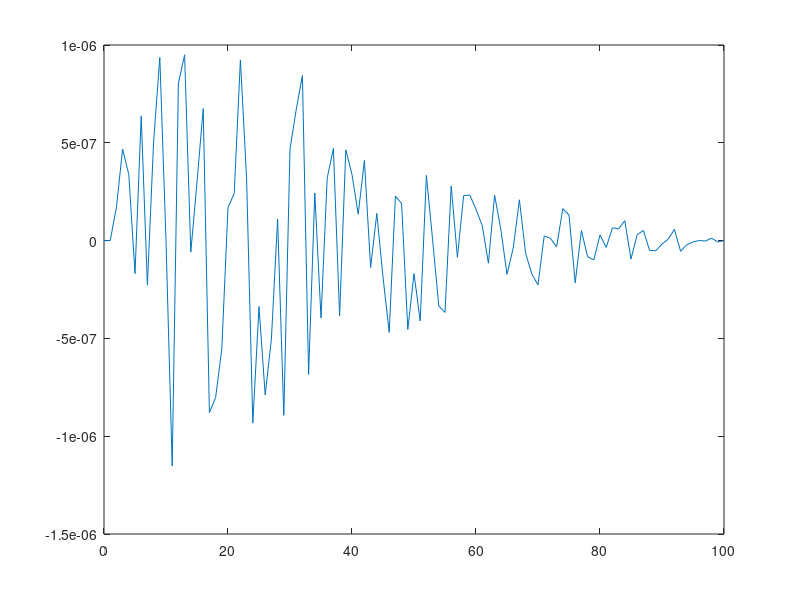

The MATLAB script that drew this image:
data = [0 -96.0 -96.0;
1 -68.0 -68.0;
2 -57.76498031616211 -57.76498014742464;
3 -51.77787780761719 -51.77787733953148;
4 -47.52996063232422 -47.529960294849275;
5 -44.23501968383789 -44.23501985257536;
6 -41.5428581237793 -41.542857486956116;
7 -39.266666412353516 -39.266666639515265;
8 -37.29494094848633 -37.29494044227392;
9 -35.555755615234375 -35.55575467906296;
10 -34.0 -34.0;
11 -32.592647552490234 -32.59264870462035;
12 -31.307838439941406 -31.307837634380757;
13 -30.125926971435547 -30.125926021567548;
14 -29.031646728515625 -29.031646786939906;
15 -28.012897491455078 -28.012897192106838;
16 -27.059921264648438 -27.059920589698557;
17 -26.164735794067383 -26.164736673138684;
18 -25.32073402404785 -25.320734826487595;
19 -24.522377014160156 -24.522377567603815;
20 -23.76498031616211 -23.764980147424637;
21 -23.044544219970703 -23.044543979046743;
22 -22.357629776000977 -22.357628852044986;
23 -21.70125389099121 -21.70125357540184;
24 -21.072816848754883 -21.072817781805394;
25 -20.47003936767578 -20.47003970515072;
26 -19.890905380249023 -19.89090616899219;
27 -19.33363151550293 -19.33363201859443;
28 -18.796627044677734 -18.796626934364546;
29 -18.278467178344727 -18.278468071435494;
30 -17.777877807617188 -17.77787733953148;
31 -17.293703079223633 -17.29370240963473;
32 -16.824901580810547 -16.824900737123198;
33 -16.370525360107422 -16.370526044151823;
34 -15.929717063903809 -15.929716820563325;
35 -15.501686096191406 -15.501686492090629;
36 -15.085715293884277 -15.085714973912232;
37 -14.68114185333252 -14.68114138172217;
38 -14.287357330322266 -14.287357715028454;
39 -13.903803825378418 -13.903803361099026;
40 -13.529960632324219 -13.529960294849278;
41 -13.165349006652832 -13.165348871528995;
42 -12.809524536132812 -12.809524126471384;
43 -12.462072372436523 -12.462072510294059;
44 -12.12260913848877 -12.122608999469627;
45 -11.79077434539795 -11.790774531638315;
46 -11.466233253479004 -11.46623372282648;
47 -11.148673057556152 -11.148672830185609;
48 -10.837798118591309 -10.837797929230033;
49 -10.533332824707031 -10.533333279030535;
50 -10.23501968383789 -10.23501985257536;
51 -9.94261360168457 -9.942614012670163;
52 -9.65588665008545 -9.655886316416828;
53 -9.37462043762207 -9.374620433573172;
54 -9.098611831665039 -9.09861216601907;
55 -8.827668190002441 -8.827668557195707;
56 -8.561607360839844 -8.561607081789184;
57 -8.300254821777344 -8.300254907135294;
58 -8.043448448181152 -8.043448218860133;
59 -7.791031837463379 -7.791031604167098;
60 -7.542857646942139 -7.542857486956118;
61 -7.29878568649292 -7.298785609633921;
62 -7.058682441711426 -7.0586825570593685;
63 -6.822421550750732 -6.822421318578222;
64 -6.58988094329834 -6.589880884547836;
65 -6.360945701599121 -6.36094587414291;
66 -6.1355061531066895 -6.135506191576464;
67 -5.913456916809082 -5.913456708171901;
68 -5.69469690322876 -5.694696967987965;
69 -5.479130744934082 -5.479130914933321;
70 -5.266666412353516 -5.266666639515268;
71 -5.057216167449951 -5.0572161435514404;
72 -4.8506951332092285 -4.850695121336873;
73 -4.647022724151611 -4.6470227559045;
74 -4.446121692657471 -4.44612152914681;
75 -4.247917175292969 -4.2479170446821986;
76 -4.052337646484375 -4.052337862453094;
77 -3.8593153953552246 -3.859315344135616;
78 -3.66878342628479 -3.6687835085236657;
79 -3.4806787967681885 -3.480678896124991;
80 -3.29494047164917 -3.2949404422739175;
81 -3.111509323120117 -3.1115093581259075;
82 -2.9303290843963623 -2.9303290189536333;
83 -2.751344919204712 -2.751344859213488;
84 -2.5745043754577637 -2.574504273896024;
85 -2.39975643157959 -2.399756525714048;
86 -2.227052688598633 -2.2270526577186978;
87 -2.0563454627990723 -2.05634541096697;
88 -1.8875890970230103 -1.8875891468942665;
89 -1.720739722251892 -1.720739774072965;
90 -1.5557546615600586 -1.555754679062954;
91 -1.3925926685333252 -1.392592661082817;
92 -1.231213927268982 -1.2312138702511204;
93 -1.0715796947479248 -1.0715797491662054;
94 -0.9136529564857483 -0.9136529776102464;
95 -0.7573974132537842 -0.7573974201791767;
96 -0.6027780771255493 -0.6027780766546744;
97 -0.4497610330581665 -0.44976103494767544;
98 -0.2983134388923645 -0.2983134264551751;
99 -0.1484033763408661 -0.148403383683303;
100 0.0 0.0];

cmd = data(:,1);
read = data(:,2);
set = data(:,3);

% get difference
diff = set - read;

% Plot
plot(cmd, diff);
